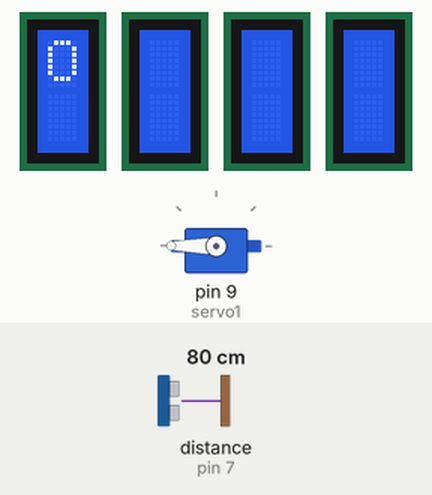
This sketch was run on a simulated Arduino Uno, built with avr-gcc and run on an emulated ATmega328P. Shown: servo, 4 × 1×2 character LCD. Wiring (inferred from the names in the program): ultrasonic range finder: trigger pin 6; echo pin 7. The test bench sets the inputs (shaded band); at power-on: distance to the obstacle (sensor on pin 7) 80 cm. The echo pulse lasts 58.3 µs per cm; what the sketch prints to the serial monitor is not drawn.

Above: at 0.8 s.
1.5 s: distance to the obstacle (sensor on pin 7) set to 10 cm
At 2.1 s:
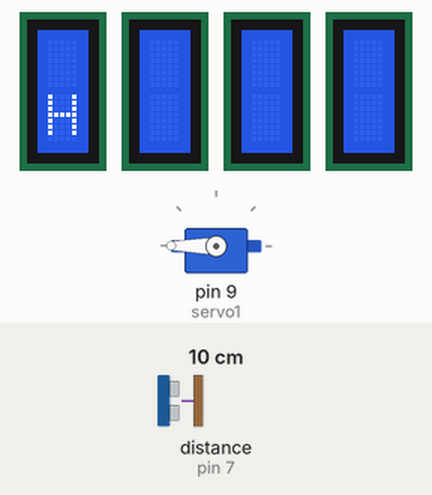
4.5 s: distance to the obstacle (sensor on pin 7) set to 7 cm
At 4.86 s:
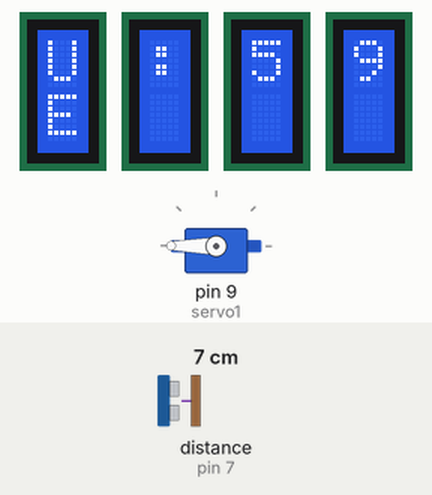
At 5.3 s:
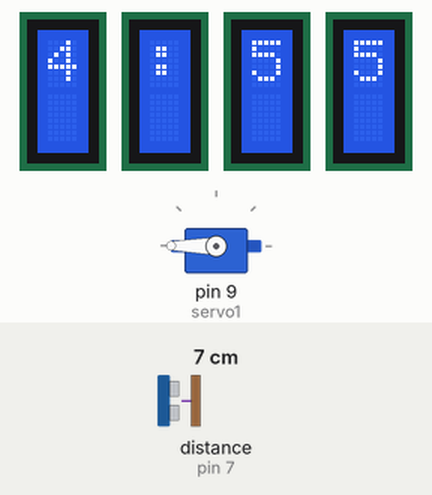
Timing chart, 0 to 39.5 s (numbered marks = the images above; inputs shaded):
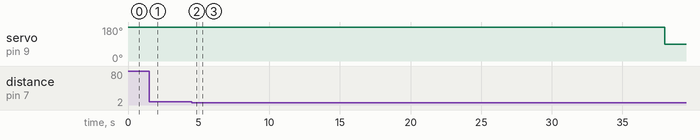

The sketch:

ServoTest.ino
```cpp
#include <Servo.h>
#include <LiquidCrystal.h>

LiquidCrystal lcd(12,11,5,4,3,2);
LiquidCrystal lcd2(12,11,5,4,3,2);
LiquidCrystal lcd3(12,11,5,4,3,2);
LiquidCrystal colon(12,11,5,4,3,2);

const int trigPin = 6;
const int echoPin = 7;
// defines variables
long duration;
int distance;


bool water = false;
int a[] = {5,0,0};
Servo servo1;
void setup() {
  // put your setup code here, to run once:
  servo1.attach(9);
  servo1.write(180);
  lcd.begin(1,2);
  colon.begin(1,2);
  lcd2.begin(1,2);
  lcd3.begin(1,2);

pinMode(trigPin, OUTPUT); // Sets the trigPin as an Output
pinMode(echoPin, INPUT); // Sets the echoPin as an Input
  Serial.begin(9600);

}

void loop()
{
  distanceSensor();

  if(distance<8){
    water = true;
  }

  if(a[0] == 0 && a[1] == 0 && a[2] == 0){
    servo1.write(90);
    water = false;
  }

  if(distance>8 && water == false){
    a[0] = 5;
    a[1] = 0;
    a[2] = 0;
  }


  if(water){
    timer();
  }else{
    lcd.print(" YOUR 5 MINUTE SHOWER IS UP ");
    lcd.scrollDisplayLeft();
    delay(500);
  }

}

void distanceSensor(){
  digitalWrite(trigPin, LOW);
    delayMicroseconds(2);
  // Sets the trigPin on HIGH state for 10 micro seconds
  digitalWrite(trigPin, HIGH);
  delayMicroseconds(10);
  digitalWrite(trigPin, LOW);
  // Reads the echoPin, returns the sound wave travel time in microseconds
  duration = pulseIn(echoPin, HIGH);
  // Calculating the distance
  distance= duration*0.034/2;
    // Prints the distance on the Serial Monitor
  Serial.print("Distance: ");
  Serial.println(distance);
}

void timer(){
  if(a[1] == 0 && a[2] == 0){
      a[0] = a[0]-1;
        a[1] = 5;
        a[2] = 9;
    }else if (a[2] == 0){
       a[1] = a[1]-1;
       a[2] = 9;
    }else{
       a[2] = a[2]-1;
    }

    lcd.print(a[0]);
    colon.print(":");

    lcd2.print(a[1]);
    lcd3.print(a[2]);

    delay(100);
    colon.clear();
    lcd2.clear();
    lcd.clear();
    lcd3.clear();

  if(a[0] == 0 && a[1] == 0 && a[2] == 0){
    servo1.write(90);
    water = false;
    return;
  }
}
```

Measured:
- the behaviour switches between 9 and 8 cm on distance to the obstacle (sensor on pin 7) (found by bisection; images 1 and 2)
- after the input at 4.5 s, servo on pin 9 (servo1): 180° → 90° after 33.5 s; the display: changes after 0.31 s (image 2)
- what the display in image 0 shows lasts 0.5 s, from 0.8 s to 1.3 s
